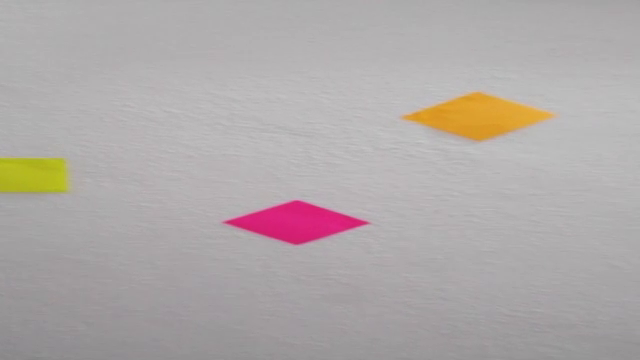
#> input picture frame 57 of common/video/test-linear-camera-movement-01.mp4, 640 x 360 px, given in place of video2.mp4, which was not available
$ python systemManager.py
#> lines starting #> are read from the running program, lines starting #| are printed output that depends on the picture; pictures that were not available may be replaced by others from this repository, and a replacement may not be noted
### testing-algorithms/feature_algorithm/videoModel.py
import cv2

class VideoModel:
    def __init__(self, videoPath):
        self.videoPath = videoPath
        self.videoCapture = cv2.VideoCapture(self.videoPath)
        self.numberFrames = self.videoCapture.get(cv2.CAP_PROP_FRAME_COUNT)
        self.width, self.height = self.getResolution()
        self.frameRate = self.videoCapture.get(cv2.CAP_PROP_FPS)

    def getResolution(self):
        return self.videoCapture.get(cv2.CAP_PROP_FRAME_WIDTH), self.videoCapture.get(cv2.CAP_PROP_FRAME_HEIGHT)

    def getNextFrame(self):
        return self.videoCapture.read()
#> further down, frame is the input picture: shape (360, 640, 3); mean B, G, R 168.3, 169.3, 175.5
#> `hasFrames, frame = videoModel.getNextFrame()`: hasFrames = True

    def closeVideo(self):
        self.videoCapture.release()

    def getNumberFrames(self):
        return int(self.numberFrames)

    def getFrameRate(self):
        return self.frameRate

### testing-algorithms/feature_algorithm/helper.py
import cv2
import numpy as np


def showImage(imageName, image):
    cv2.imshow(imageName, image)


def resizeImage(image, width, height):
    return cv2.resize(image, (width, height))


def convertImageToGrayScale(image):
    return cv2.cvtColor(image, cv2.COLOR_BGR2GRAY)
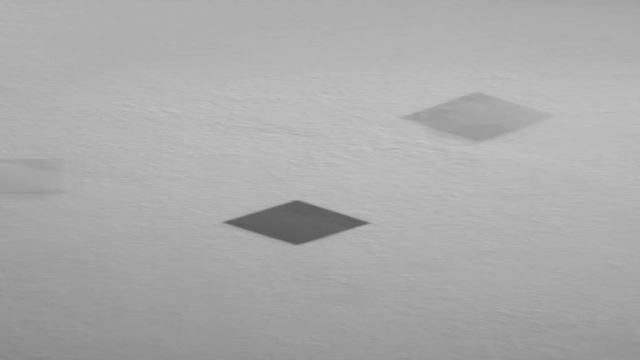
#> returned value: shape (360, 640); min 89, max 200, mean 171.3


# [4 lines left out: function createBlankCanvas, not called in this run]


def createImageFromKeypoints(image, kp):
    return cv2.drawKeypoints(image, kp, None, color=(255, 0, 0))


# [9 lines left out: function createImageOfMatches, not called in this run]

### testing-algorithms/feature_algorithm/analysisController.py
import cv2
import numpy as np
from functools import reduce


class AnalysisController:

    def __init__(self, image, threshold):
#> called with threshold = 70
        self.orb = cv2.ORB_create(fastThreshold=threshold)
        self.BFMatcher = cv2.BFMatcher(cv2.NORM_HAMMING, crossCheck=False)
        kp, desc = self.detectFeaturesAndDescriptors(image)
#> kp = ()
        self.lastFrame = {
            'keypoints': kp,
            'descriptors': desc,
            'image': image
        }

    def detectFeaturesAndDescriptors(self, image):
        """Detects keipoints and computes the descriptors of given image
        Args:
            image (bgrImage): [description]

        Returns:
           Keypoints, Descriptors: [description]
        """
        return self.orb.detectAndCompute(image, None)

    # [17 lines left out: functions replaceLastFrame, matchFeatures, not called in this run]

    def getLastFrame(self):
        return self.lastFrame

    def getLastFrameKeypoints(self):
        return self.lastFrame.get('keypoints')

    # [38 lines left out: functions getPairPointArray, getEuclideanDistance, filterOutliers, getVelocityVector, not called in this run]

### testing-algorithms/feature_algorithm/mapController.py
import numpy as np


class MapController:
    def __init__(self):
        self._cameraPosition = (0, 0)
        self._cameraMovement = [(0,0)]
        self._points = [(0, 0)]

    def getPoints(self):
        return self._points

    def addPoints(self, points):
        self._points.append(np.add(points, self._cameraPosition))

    def moveCamera(self, movementVector):
        self._cameraPosition = np.add(self._cameraPosition, movementVector)
        self._cameraMovement.append(self._cameraPosition)

    def getCameraMovement(self):
        return self._cameraMovement

### testing-algorithms/feature_algorithm/systemManager.py
import sys
import time

import cv2
import matplotlib.pyplot as plt

import helper as Helper
from analysisController import AnalysisController
from mapController import MapController
from videoModel import VideoModel

# constants
VIDEO_PATH = 'C:\\Users\\andre\\Documents\\Git\\proyecto-modular\\testing-algorithms\\feature_algorithm\\videos\\video2.mp4'
VIDEO_WITDH_RESIZE = 960
VIDEO_HEIGHT_RESIZE = 540
KEY_ENTER = 13
ZERO_DESCRIPTORS_ERROR = -1
FAST_THRESHOLD = 70


def startSystem(videoModel, analysisController, mapController):
    counter = 0
    for i in range(1, videoModel.getNumberFrames()):
        # usaremos esto para fijar el framerate
        now = time.time()
        # obtencion del frame actual
        _, frame = videoModel.getNextFrame()
        # redimencionar el fotograma a un tamaño mas manejable
        frame = Helper.resizeImage(frame, VIDEO_WITDH_RESIZE, VIDEO_HEIGHT_RESIZE)
        gray = Helper.convertImageToGrayScale(frame)
        # obtencion de los keypoints y descriptors
        keypoints, descriptors = analysisController.detect_features_and_descriptors(gray)
        # creacion de los canvas para mostrar la imagen
        blankCanvas = Helper.createBlankCanvas(VIDEO_WITDH_RESIZE, VIDEO_HEIGHT_RESIZE)
        blankCanvas = Helper.createImageFromKeypoints(blankCanvas, keypoints)
        gray = Helper.createImageFromKeypoints(gray, keypoints)
        # mostramos los keypoints
        # -- Helper.showImage('Gris', gray)
        Helper.showImage('Keypoints', blankCanvas)
        # creamos los matches entre los puntos
        lastFrame = analysisController.getLastFrame()
        # if(lastFrame.get('keypoints'))
        matches = analysisController.matchFeatures(descriptors)
        if matches is ZERO_DESCRIPTORS_ERROR:
            continue
        # mostramos los matches
        matchesImg = Helper.createImageOfMatches(
            lastFrame.get('image'),
            lastFrame.get('keypoints'),
            gray,
            keypoints,
            matches
        )
        Helper.showImage('matches', matchesImg)

        ## obtener la distancia de los keypoints
        pairPoints = analysisController.getPairPointArray(matches, keypoints)
        pairPoints = analysisController.filterOutliers(pairPoints)
        velocityVector = analysisController.getVelocityVector(pairPoints)
        if len(pairPoints) > 0:
            mapController.moveCamera(velocityVector)
            for pairPoint in pairPoints:
                mapController.addPoints(pairPoint.get('trainPoint'))
        # Mostramos el recorrido de la camara
        pointX, pointY = zip(*mapController.getPoints())
        cameraX, cameraY = zip(*mapController.getCameraMovement())
        plt.scatter(pointX, pointY, c="black")
        plt.plot(cameraX, cameraY, c="red", marker='.', linestyle=':')
        if counter % 50 == 0:
            plt.show()
        # reemplazamos el frame anterior para nuevas comparaciones
        analysisController.replaceLastFrame(keypoints, descriptors, gray)
        counter += 1
        # Esto mantiene el tiempo constante (pone cada frame cada x tiempo constantemente)
        timeDiff = time.time() - now
        # if timeDiff < 1.0 / (videoModel.getFrameRate()):
        #     time.sleep(1.0 / (videoModel.getFrameRate()) - timeDiff)
        key = cv2.waitKey(1)
        if key == KEY_ENTER:
            break
#> this loop made 1 pass
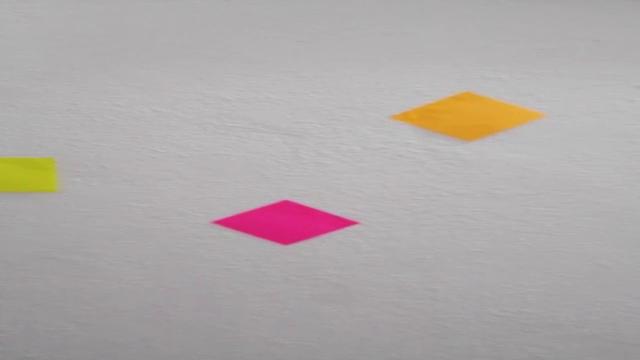
#> input picture frame 58 of common/video/test-linear-camera-movement-01.mp4, 640 x 360 px, given in place of video2.mp4, which was not available
#> after the loop, counter = 0


if __name__ == "__main__":
    # 1- get video
    print(VIDEO_PATH)
    videoModel = VideoModel(VIDEO_PATH)
    # 2- start image processing
    # we need the first frame to initializate all the system so:
    hasFrames, frame = videoModel.getNextFrame()
    if (not hasFrames):
        print("Error, no image or video detected")
        sys.exit()
    gray = Helper.convertImageToGrayScale(frame)
    analysisController = AnalysisController(gray, FAST_THRESHOLD)
    mapController = MapController()
#> (the run stopped early here; a loop or call above may not have finished)
